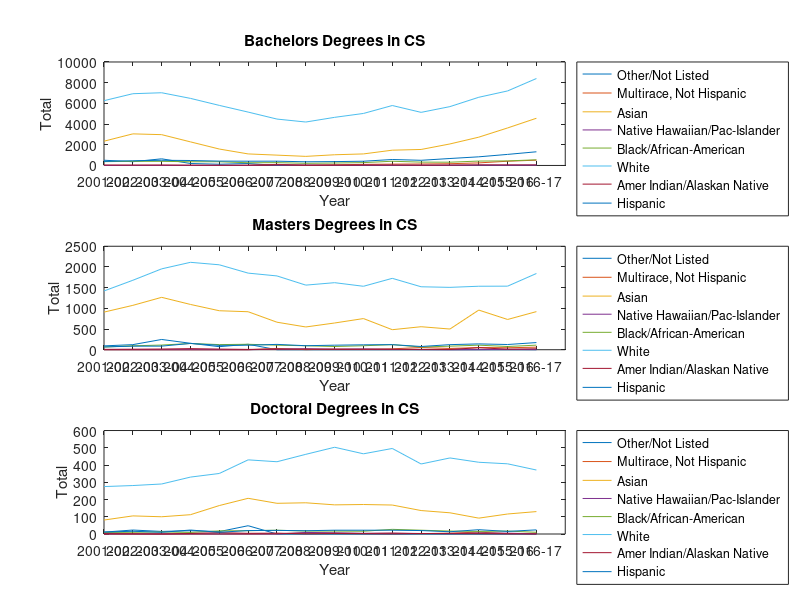

Write MATLAB code to recreate this figure.
% Author: J. Jake Nichol
% Email: jjaken@unm.edu
%
% Naming Key:
%   B - Bachelors
%   M - Masters
%   D - Doctorate (PhD)
%   NA - Nonresident Alien
%   AIAN - American Indian or Alaska Native
%   A - Asian
%   BAA - Black or African-American
%   NH - Native Hawaiian/Pacific Islander
%   W - White
%   MR - Multiracial, not Hispanic
%   O - Other/Not Listed

Year = 2002:2017;
YearString = {'2001-02','2002-03','2003-04','2004-05','2005-06','2006-07','2007-08',...
    '2008-09','2009-10','2010-11','2011-12','2012-13','2013-14','2014-15',...
    '2015-16','2016-17'};

BNATotal = [921;1218;1309;1082;794;496;423;377;584;524;619;698;884;1053;1493;2205];
BAIANTotal = [44;41;47;31;25;30;56;16;27;39;39;22;35;48;53;42];
BATotal = [2346;3053;2977;2279;1587;1115;998;878;1034;1115;1477;1545;2079;2734;3625;4564];
BBAATotal = [368;399;399;358;358;261;273;207;236;274;407;322;315;425;440;547];
BNHTotal = [0;0;0;0;0;0;54;38;20;22;18;22;21;42;26;45]; % No data before 2009 - combined with asian
BWTotal = [6261;6934;7027;6482;5805;5158;4483;4198;4650;5026;5793;5131;5687;6589;7202;8402];
BMRTotal = [0;0;0;0;0;0;108;24;65;104;130;141;168;248;409;511]; % Is "other/notlisted" before 2008
BHTotal = [390;456;500;479;421;412;414;355;373;409;575;499;672;835;1069;1322];
BOTotal = [506;362;642;189;118;191;0;0;0;0;0;0;0;0;0;0;];
BTotalREKnown = [10836;12463;12901;10900;9108;7663;6809;6093;6989;7513;9058;8380;9861;11974;14317;17638];
BGrandTotal = [16907;16633;17876;15137;12929;10284;9217;8100;9008;9286;11049;10776;12228;15256;18954;22343];
BAIANPercent = BAIANTotal./(BTotalREKnown-BNATotal)*100;
BAPercent = BATotal./(BTotalREKnown-BNATotal)*100;
BBAAPercent = BBAATotal./(BTotalREKnown-BNATotal)*100;
BNHPercent = BNHTotal./(BTotalREKnown-BNATotal)*100;
BWPercent = BWTotal./(BTotalREKnown-BNATotal)*100;
BMRPercent = BMRTotal./(BTotalREKnown-BNATotal)*100;
BHPercent = BHTotal./(BTotalREKnown-BNATotal)*100;
BOPercent = BOTotal./(BTotalREKnown-BNATotal)*100;

MNATotal = [3218;4096;3974;3790;2979;3470;3469;3858;3585;3332;4123;4245;4742;6076;7883;8813];
MAIANTotal = [9;13;17;27;16;8;14;15;9;12;10;9;7;48;14;23];
MATotal = [909;1072;1266;1094;942;918;665;550;646;753;484;556;500;958;731;921];
MBAATotal = [65;95;113;151;124;132;110;96;78;96;123;65;86;110;78;111];
MNHTotal = [0;0;0;0;0;0;14;24;14;19;9;4;1;3;8;3];
MWTotal = [1420;1678;1954;2112;2052;1851;1783;1561;1620;1533;1725;1521;1507;1534;1536;1842];
MMRTotal = [0;0;0;0;0;0;32;2;15;8;22;54;31;53;48;62];
MHTotal = [68;86;87;152;106;109;129;97;110;119;123;78;123;141;126;173];
MOTotal = [93;123;248;156;74;132;0;0;0;0;0;0;0;0;0;0;];
MTotalREKnown = [5782;7163;7659;7482;6293;6620;6216;6203;6077;5872;6619;6532;6997;8923;10424;11948];
MGrandTotal = [7031;8148;8735;8466;7117;7561;7383;6891;6851;6611;7462;7205;7488;9933;11239;13037];
MAIANPercent = MAIANTotal./(MTotalREKnown-MNATotal)*100;
MAPercent = MATotal./(MTotalREKnown-MNATotal)*100;
MBAAPercent = MBAATotal./(MTotalREKnown-MNATotal)*100;
MNHPercent = MNHTotal./(MTotalREKnown-MNATotal)*100;
MWPercent = MWTotal./(MTotalREKnown-MNATotal)*100;
MMRPercent = MMRTotal./(MTotalREKnown-MNATotal)*100;
MHPercent = MHTotal./(MTotalREKnown-MNATotal)*100;
MOPercent = MOTotal./(MTotalREKnown-MNATotal)*100;

DNATotal = [316;314;362;531;720;826;807;650;613;634;763;840;910;875;964;891];
DAIANTotal = [2;1;0;3;8;4;5;1;3;2;1;3;2;2;1;0];
DATotal = [81;105;100;112;165;207;178;181;169;171;168;136;123;92;116;130];
DBAATotal = [9;10;12;9;18;19;22;17;17;16;27;22;17;15;17;10];
DNHTotal = [0;0;0;0;0;0;0;9;7;4;5;3;3;6;5;1];
DWTotal = [275;281;290;330;351;430;419;462;503;465;496;406;441;416;407;371];
DMRTotal = [0;0;0;0;0;0;2;6;5;3;5;2;5;11;2;4];
DHTotal = [11;16;10;23;10;20;21;19;22;22;22;20;13;25;15;24];
DOTotal = [11;23;15;19;14;48;0;0;0;0;0;0;0;0;0;0;];
DTotalREKnown = [705;750;789;1027;1286;1554;1454;1345;1339;1317;1487;1432;1514;1442;1527;1431];
DGrandTotal = [766;811;923;1071;1312;1599;1597;1473;1481;1456;1606;1653;1651;1547;1659;1592];
DAIANPercent = DAIANTotal./(DTotalREKnown-DNATotal)*100;
DAPercent = DATotal./(DTotalREKnown-DNATotal)*100;
DBAAPercent = DBAATotal./(DTotalREKnown-DNATotal)*100;
DNHPercent = DNHTotal./(DTotalREKnown-DNATotal)*100;
DWPercent = DWTotal./(DTotalREKnown-DNATotal)*100;
DMRPercent = DMRTotal./(DTotalREKnown-DNATotal)*100;
DHPercent = DHTotal./(DTotalREKnown-DNATotal)*100;
DOPercent = DOTotal./(DTotalREKnown-DNATotal)*100;

subplot(3,1,1)
plot(Year,BOTotal,Year,BMRTotal,Year,BATotal,Year,BNHTotal,Year,BBAATotal,Year,BWTotal,Year,BAIANTotal,Year,BHTotal)
labels = {'Other/Not Listed','Multirace, Not Hispanic','Asian',...
    'Native Hawaiian/Pac-Islander','Black/African-American','White',...
    'Amer Indian/Alaskan Native','Hispanic'};
title('Bachelors Degrees in CS')
xlabel('Year')
ylabel('Total')
set(gca,'xtick',Year,'XtickLabel',YearString)
xtickangle(45)
legend(labels,'Location','bestoutside')

subplot(3,1,2)
plot(Year,MOTotal,Year,MMRTotal,Year,MATotal,Year,MNHTotal,Year,MBAATotal,Year,MWTotal,Year,MAIANTotal,Year,MHTotal)
labels = {'Other/Not Listed','Multirace, Not Hispanic','Asian',...
    'Native Hawaiian/Pac-Islander','Black/African-American','White',...
    'Amer Indian/Alaskan Native','Hispanic'};
title('Masters Degrees in CS')
xlabel('Year')
ylabel('Total')
set(gca,'xtick',Year,'XtickLabel',YearString)
xtickangle(45)
legend(labels,'Location','bestoutside')

subplot(3,1,3)
plot(Year,DOTotal,Year,DMRTotal,Year,DATotal,Year,DNHTotal,Year,DBAATotal,Year,DWTotal,Year,DAIANTotal,Year,DHTotal)
labels = {'Other/Not Listed','Multirace, Not Hispanic','Asian',...
    'Native Hawaiian/Pac-Islander','Black/African-American','White',...
    'Amer Indian/Alaskan Native','Hispanic'};
title('Doctoral Degrees in CS')
xlabel('Year')
ylabel('Total')
set(gca,'xtick',Year,'XtickLabel',YearString)
xtickangle(45)
legend(labels,'Location','bestoutside')